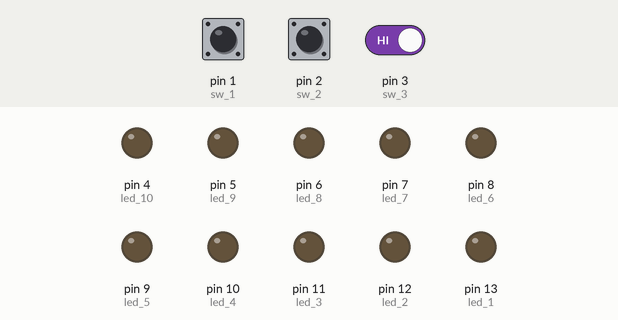
A sketch run on a simulated Arduino Uno, built with avr-gcc and run on an emulated ATmega328P. On the bench: output pins drawn as LEDs (lit = HIGH). The inputs (shaded band) are chosen by the test bench; at power-on: pin 3 (sw_3) HIGH, pin 1 (sw_1) HIGH, pin 2 (sw_2) HIGH. Random numbers use the default seed unless the sketch sets one.

Above: at 4.7 s.
4.8 s: pin 3 (sw_3) driven LOW
At 4.9 s:
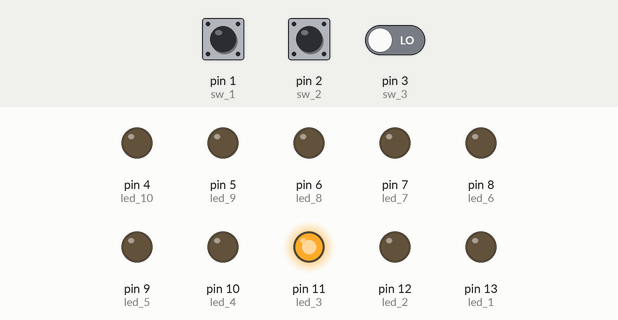
22.7 s: pin 3 (sw_3) driven HIGH
26.2 s: pin 1 (sw_1) pulled LOW for 0.25 s
At 26.3 s:
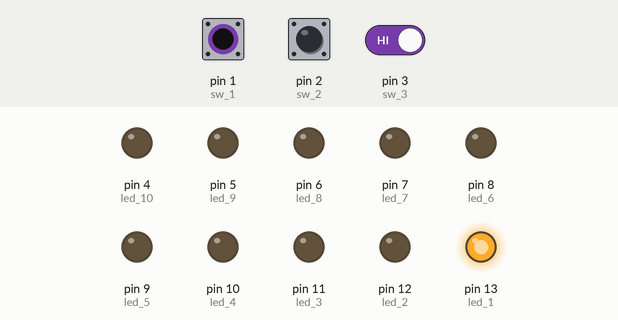
29.7 s: pin 2 (sw_2) pulled LOW for 1 s
At 29.77 s:
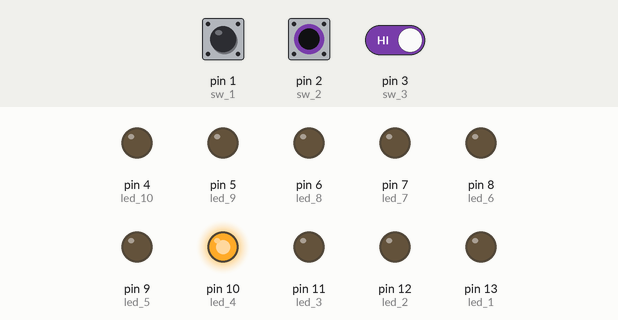
Timing chart, 0 to 32.7 s (numbered marks = the images above; inputs shaded):
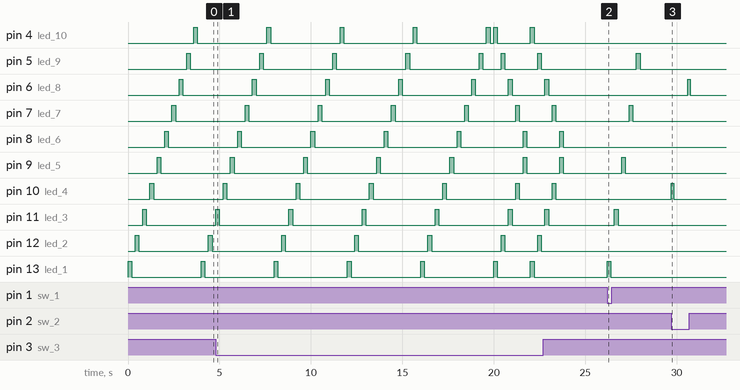

Measured:
- after the input at 26.2 s, pin 5 (led_9): LOW → HIGH after 1.6 s, → LOW 0.20 s later; pin 7 (led_7): LOW → HIGH after 1.2 s, → LOW 0.20 s later; pin 9 (led_5): LOW → HIGH after 0.80 s, → LOW 0.20 s later; pin 11 (led_3): LOW → HIGH after 0.40 s, → LOW 0.20 s later; pin 13 (led_1): LOW → HIGH at once, → LOW 0.20 s later
- after the input at 29.7 s, pin 6 (led_8): LOW → HIGH after 0.90 s, → LOW 0.15 s later; pin 10 (led_4): LOW → HIGH at once, → LOW 0.15 s later
- by itself, pin 8 (led_6), pin 9 (led_5), pin 10 (led_4), pin 11 (led_3): alternates HIGH for 0.20 s and LOW for 3.8 s

The sketch:

DEBER_2_-_Yadira_Flores.ino
```cpp
/* TAREA_1 Realizar 6 Juegos de luces con 10 leds y 3 swtch.
 * juego 1: 000 - ninguna accion
 * juego 1: 010 - solo encienden pares
 * juego 1: 011 - solo encienden impares
 * juego 1: 101 - aleatorio(random)
 * juego 1: 110 - secuencia (10,1)(9,2)(8,3)(7,4)(5,6)
 * juego 1: 111 - juego a su eleccion, solo 5 veces
 *
 * Yadira Flores
 * 30 de octbre del 2016
 */

//varibles de tipo entero para los 10 leds de acuerdo al pin
int led_1=13;
int led_2=12;
int led_3=11;
int led_4=10;
int led_5=9;
int led_6=8;
int led_7=7;
int led_8=6;
int led_9=5;
int led_10=4;
//varible de tipo entero para switch 1,2,3
int sw_1=1;
int sw_2=2;
int sw_3=3;
int contador = 0; //variable de tipo entero cont
int leds_p [5]={led_2,led_4,led_6,led_8,led_10}; //vector led pares
int leds_i [5]={led_1,led_3,led_5,led_7,led_9}; //vector led impares
//vectores juego 5 - de extremos a medios
int leds [5]={led_10,led_9,led_8,led_7,led_6};
int ledi [5]={led_1,led_2,led_3,led_4,led_5};
//vector juego 6
int led [10]={led_1,led_2,led_3,led_4,led_5,led_6,led_7,led_8,led_9,led_10};
int cont = 0;

void setup() {
  //pines de salida para los 10 leds
  pinMode(led_1,OUTPUT);
  pinMode(led_2,OUTPUT);
  pinMode(led_3,OUTPUT);
  pinMode(led_4,OUTPUT);
  pinMode(led_5,OUTPUT);
  pinMode(led_6,OUTPUT);
  pinMode(led_7,OUTPUT);
  pinMode(led_8,OUTPUT);
  pinMode(led_9,OUTPUT);
  pinMode(led_10,OUTPUT);
  pinMode(sw_1,INPUT);
  pinMode(sw_2,INPUT);
  pinMode(sw_3,INPUT);

}

void loop() {

  //--------------- juego1: 000 - no enciende ningun led-----------------------
  if(digitalRead(sw_1)==LOW&&digitalRead(sw_2)==LOW&&digitalRead(sw_3)==LOW)    //condicion switch juego 1
  {
    digitalWrite(led[contador],LOW);                                            //apaga leds del vector led
    delay(200);                                                                 //retardo
    }

  //--------------- juego2: 010 - solo pares encienden-------------------------
  if(digitalRead(sw_1)==LOW&&digitalRead(sw_2)==HIGH&&digitalRead(sw_3)==LOW)   //condicion switch juego 2
  {
    for(;contador<5;contador++){                                               //contador juego
    digitalWrite(leds_p[contador],HIGH);                                        //enciende leds del vector leds_p
    delay(200);                                                                 //retardo
    digitalWrite(leds_p[contador],LOW);                                         //apaga leds del vector leds_p
    delay(200);                                                                 //retardo
    }
    contador=0;                                                                 //reinicia contador
   }

   //-------------- juego3: 011 - solo impares encienden-------------------------
   if(digitalRead(sw_1)==LOW&&digitalRead(sw_2)==HIGH&&digitalRead(sw_3)==HIGH) //condicion switch juego 3
   {
    for(;contador<5;contador++){                                               //contador juego
    digitalWrite(leds_i[contador],HIGH);                                        //enciende leds del vector leds_i
    delay(200);                                                                 //retardo
    digitalWrite(leds_i[contador],LOW);                                         //apaga leds del vector leds_i
    delay(200);                                                                 //retardo
    }
    contador=0;                                                                 //reinicia contador
   }

   //-------------- juego4: 101 - de manera aleatoria(ramdom)--------------------
   if(digitalRead(sw_1)==HIGH&&digitalRead(sw_2)==LOW&&digitalRead(sw_3)==HIGH) //condicion switch juego 4
   {
    int rnd = random(11);
    digitalWrite (rnd, HIGH);                                                   //enciende leds en aleatorio
    delay (150);                                                                //retardo
    digitalWrite (rnd, LOW);                                                    //enciende leds en aleatorio
    delay (150);                                                                //retardo
    }

   //-------------- juego5: 110 - secuencia (10,1)(9,2)(8,3)....(5,6)------------
   if(digitalRead(sw_1)==HIGH&&digitalRead(sw_2)==HIGH&&digitalRead(sw_3)==LOW) //condicion switch juego 5
   {
    for(;contador<5;contador++){                                               //contador juego
    digitalWrite(leds[contador],HIGH);                                          //enciende leds del vector leds
    digitalWrite(ledi[contador],HIGH);                                          //enciende leds del vector ledi
    delay(200);                                                                 //retardo
    digitalWrite(leds[contador],LOW);                                           //apaga leds del vector leds
    digitalWrite(ledi[contador],LOW);                                           //apaga leds del vector ledi
    delay(200);                                                                 //retardo
    }
    contador = 0;                                                               //reinicia contador
    }

   //-------------- juego6: 111 - secuencia (1,2,3,4,5,6,7,8,9,10) 5 veces------------
   if(digitalRead(sw_1)==HIGH&&digitalRead(sw_2)==HIGH&&digitalRead(sw_3)==HIGH)  //condicion switch juego 6
   {
    for(;cont<5;cont++){                                                          //condicion limite del juego en 5 veces
      for(;contador<10;contador++){                                               //contador juego
        digitalWrite(led[contador],HIGH);                                         //enciende leds del vector led
        delay(200);                                                               //retardo
        digitalWrite(led[contador],LOW);                                          //apaga leds del vector leds
        delay(200);                                                               //retardo
        }
        contador=0;                                                               //reinicia contador
     }
   }
}
```
